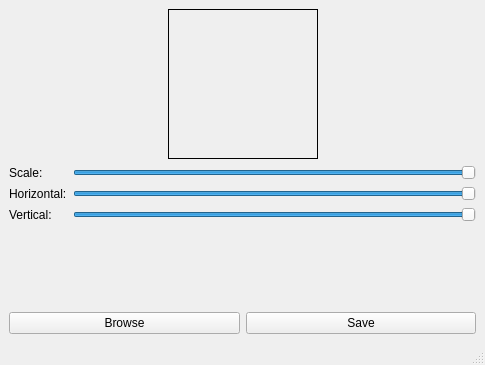
<?xml version="1.0" encoding="UTF-8"?>
<ui version="4.0">
 <class>MainWindow</class>
 <widget class="QMainWindow" name="MainWindow">
  <property name="geometry">
   <rect>
    <x>0</x>
    <y>0</y>
    <width>485</width>
    <height>365</height>
   </rect>
  </property>
  <property name="windowTitle">
   <string>MainWindow</string>
  </property>
  <widget class="QWidget" name="centralwidget">
   <layout class="QVBoxLayout" name="verticalLayout">
    <item>
     <layout class="QHBoxLayout" name="horizontalLayout">
      <item>
       <spacer name="horizontalSpacer">
        <property name="orientation">
         <enum>Qt::Horizontal</enum>
        </property>
        <property name="sizeHint" stdset="0">
         <size>
          <width>40</width>
          <height>20</height>
         </size>
        </property>
       </spacer>
      </item>
      <item>
       <widget class="QLabel" name="productImage">
        <property name="minimumSize">
         <size>
          <width>150</width>
          <height>150</height>
         </size>
        </property>
        <property name="maximumSize">
         <size>
          <width>150</width>
          <height>150</height>
         </size>
        </property>
        <property name="frameShape">
         <enum>QFrame::Box</enum>
        </property>
       </widget>
      </item>
      <item>
       <spacer name="horizontalSpacer_2">
        <property name="orientation">
         <enum>Qt::Horizontal</enum>
        </property>
        <property name="sizeHint" stdset="0">
         <size>
          <width>40</width>
          <height>20</height>
         </size>
        </property>
       </spacer>
      </item>
     </layout>
    </item>
    <item>
     <layout class="QFormLayout" name="formLayout">
      <item row="0" column="0">
       <widget class="QLabel" name="label_2">
        <property name="text">
         <string>Scale:</string>
        </property>
       </widget>
      </item>
      <item row="0" column="1">
       <widget class="QSlider" name="scaleSlider">
        <property name="minimum">
         <number>1</number>
        </property>
        <property name="maximum">
         <number>100</number>
        </property>
        <property name="pageStep">
         <number>1</number>
        </property>
        <property name="value">
         <number>100</number>
        </property>
        <property name="orientation">
         <enum>Qt::Horizontal</enum>
        </property>
       </widget>
      </item>
      <item row="1" column="0">
       <widget class="QLabel" name="label_3">
        <property name="text">
         <string>Horizontal:</string>
        </property>
       </widget>
      </item>
      <item row="1" column="1">
       <widget class="QSlider" name="horizontalSlider">
        <property name="maximum">
         <number>100</number>
        </property>
        <property name="pageStep">
         <number>1</number>
        </property>
        <property name="value">
         <number>100</number>
        </property>
        <property name="orientation">
         <enum>Qt::Horizontal</enum>
        </property>
       </widget>
      </item>
      <item row="2" column="0">
       <widget class="QLabel" name="label_4">
        <property name="text">
         <string>Vertical:</string>
        </property>
       </widget>
      </item>
      <item row="2" column="1">
       <widget class="QSlider" name="verticalSlider">
        <property name="maximum">
         <number>100</number>
        </property>
        <property name="pageStep">
         <number>1</number>
        </property>
        <property name="value">
         <number>100</number>
        </property>
        <property name="orientation">
         <enum>Qt::Horizontal</enum>
        </property>
       </widget>
      </item>
     </layout>
    </item>
    <item>
     <layout class="QHBoxLayout" name="horizontalLayout_2">
      <item>
       <widget class="QPushButton" name="browseButton">
        <property name="text">
         <string>Browse</string>
        </property>
       </widget>
      </item>
      <item>
       <widget class="QPushButton" name="saveButton">
        <property name="text">
         <string>Save</string>
        </property>
       </widget>
      </item>
     </layout>
    </item>
   </layout>
  </widget>
  <widget class="QStatusBar" name="statusbar"/>
 </widget>
 <resources/>
 <connections/>
</ui>
